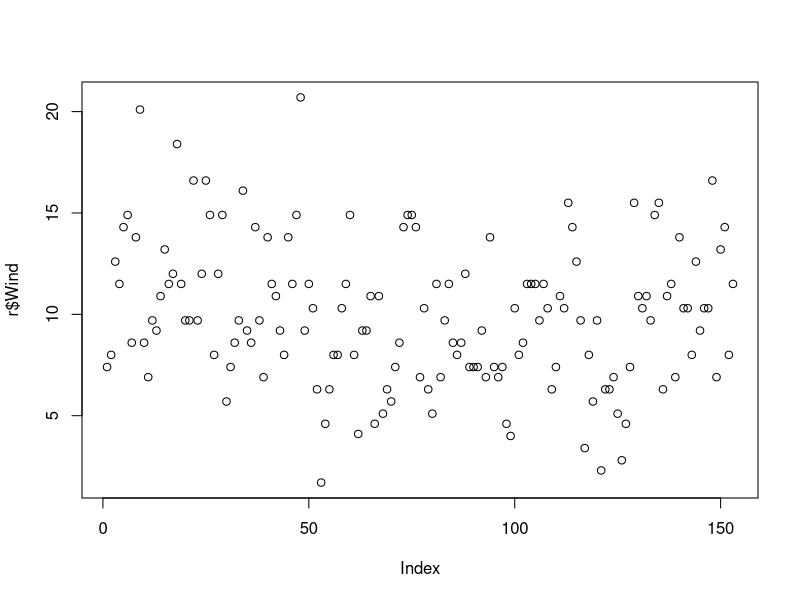
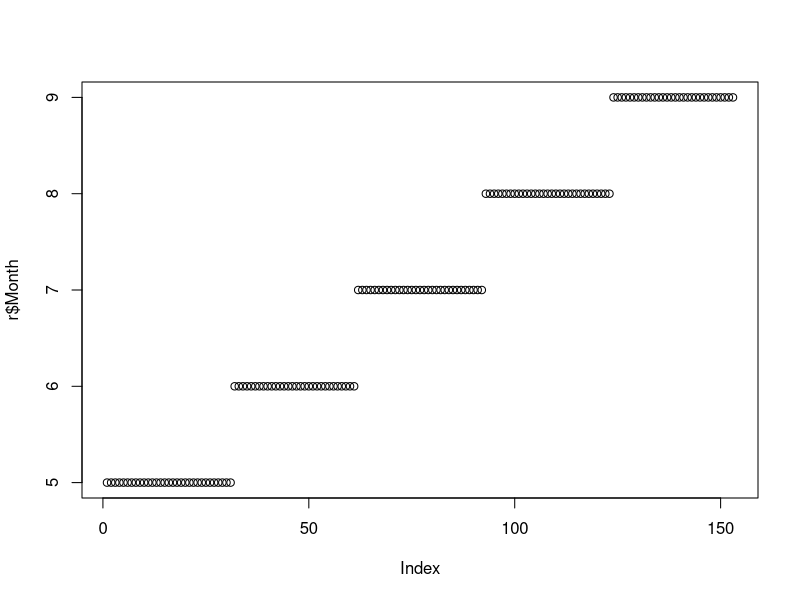
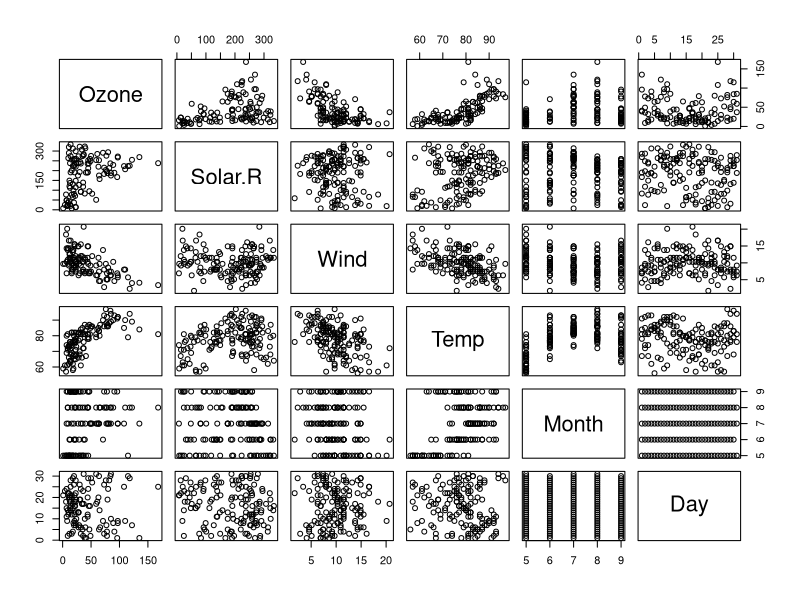

The R script that drew these images, in order: (Note: this script raises an error after producing the figures.)
df<-data.frame(x=1:3,y=c("a","b","c"))
df[1,2]
df[2,3]
df[3,2]
r<-datasets::airquality
head(r,10)
tail(r,2)
summary(r)
summary(r[,6])
summary(r[1,3])
summary(r$Wind)
plot(r$Wind)
plot(r$Month)
plot(r)
plot(r$wind,type="p")
plot(r$wind,type="l")
plot(r$wind,type="b")
plott(r$temp,r$wind,type="p")
plot(r$temp,r$wind,type="p")
hist(r$temp)
plot(r$Wind, type= "b")
plot(r$Ozone, ylab = 'ozone Concentration', 
     xlab = 'No of Instances', main = 'Ozone levels in NY city',
     col = 'blue')
barplot(r$Ozone, main = 'Ozone Concenteration in air',
        ylab = 'ozone levels', col= 'blue',horiz = T,axes=T)
hist(r$Temp)
hist(r$Solar.R, main = 'Solar Radiation values in air',xlab = 'Solar rad.', col='blue')
boxplot(airquality$Temp,main="Temp_Boxplot")
boxplot(airquality$Temp,main="Temp_Boxplot")
boxplot(r,main='Multiple')
 